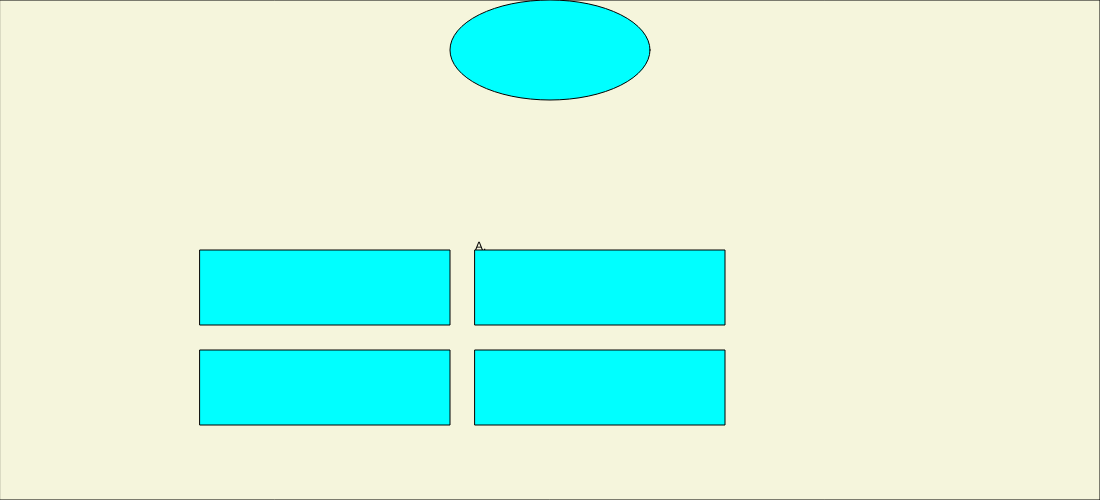
Frame 1 (no input)
Frame 60 (no input): identical to frame 1, image omitted
Frame 120 (the mouse pressed at the canvas centre since frame 60): identical to frame 1, image omitted

The p5.js sketch that drew this single still picture (run headless with seeded random() and noise() and a simulated clock; from frame 60 on, the mouse is pressed at the canvas centre):

// p5.js sketch
// ── sketch.js
let xPos;
let yPos;

let QuizData = "/"



let col2;
let question1 = {
  leeftijd: 21,
  actief: true
};



function setup() {
  createCanvas(1100, 500);
}

function draw() {
  background(220);
  
  fill("beige");
  rect(0,0,1100,500);
  
  
  fill("aqua");
  ellipse(550,50,200,100);
  
  //  answer sheet left side
  rect(200, 250, 250, 75);
  rect(200, 350, 250, 75);
  
  // answer sheet right side
  rect(475, 250, 250, 75);
  rect(475, 350, 250, 75);

  
  // fill color 
  fill("black")
  
  // text for in the answer sheet
  text("A.  ", 475, 250)


}
